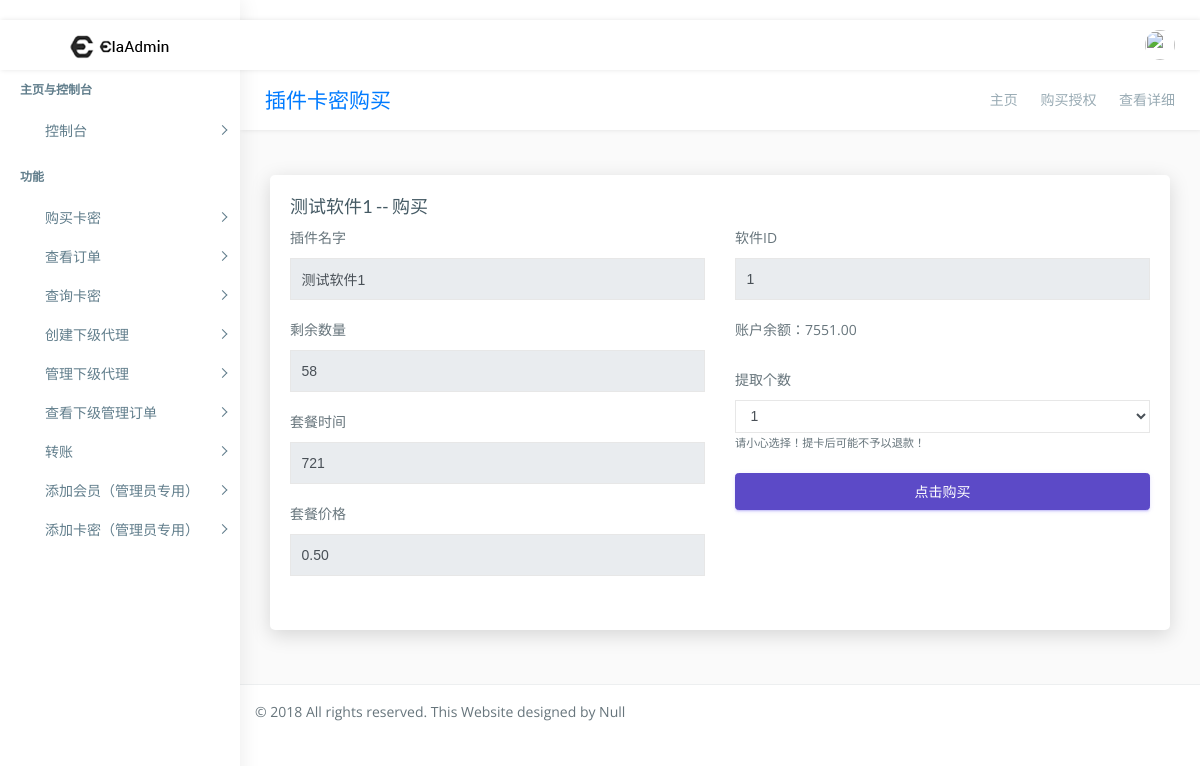
/shop/item/1/ (signed in), run on an earlier commit of the app's database.
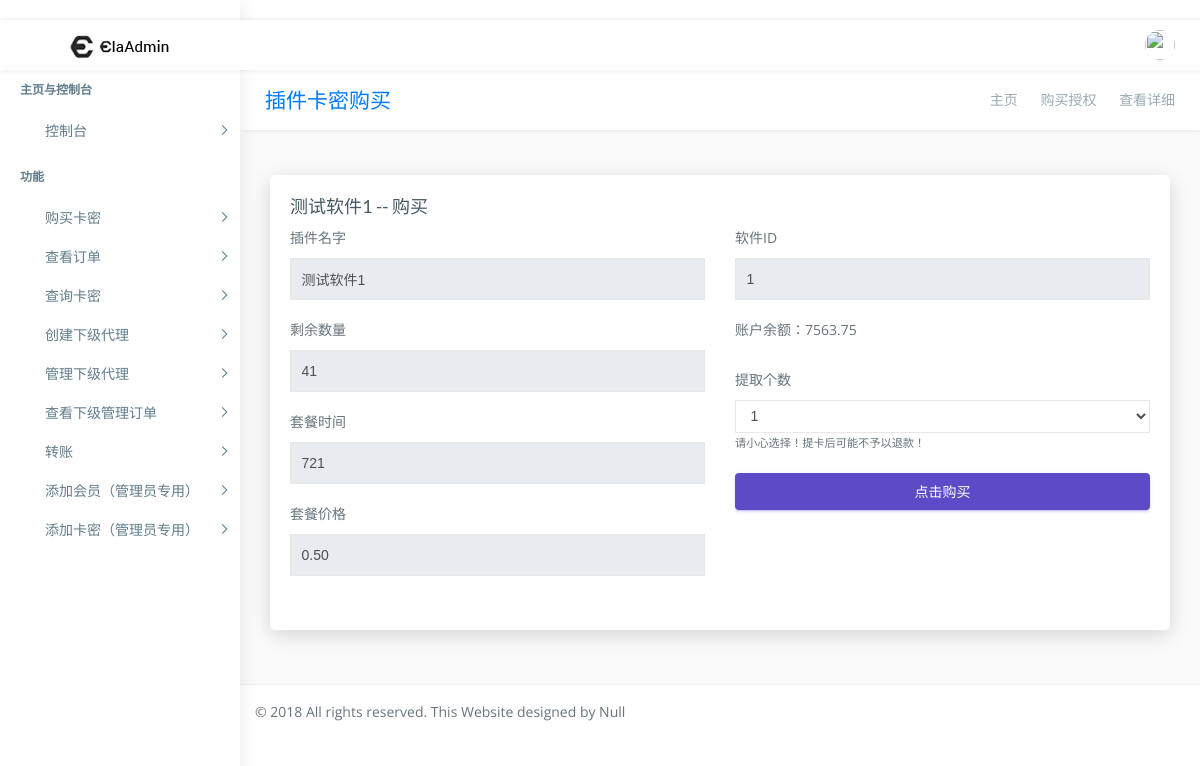
And on a later commit of the database.
### main_app/models.py (models this page shows)
class Others_info(models.Model): #用户信息
    user = models.OneToOneField(User)
    balance = models.DecimalField(max_digits=8,decimal_places=2,verbose_name="用户余额",default=0.00)
    ad = models.CharField(verbose_name="代理广告",max_length=30,default= get1_Code())
    TOKEN = models.CharField(verbose_name="API密链",max_length=15,default=get1_Code())
    level = models.PositiveIntegerField(verbose_name="等级",default=1)
    up_proxy = models.PositiveIntegerField(verbose_name="上级（默认为0，代表没有上级）",default=0)

### main_app/views/web/base_web.py (the view)
# urls.py: url(r'^shop/item/(?P<software_id>[0-9]+)/$',shop_detail,name="shop_detail"),
@login_required
def shop_detail(request, software_id):
    if request.method == 'GET':
        try:
            user_others_info = Others_info.objects.get(user=request.user)
        except:
            return HttpResponse("出现错误！报告错误号：1000。\n 你可能登陆了多个账户或管理员账户，请登出后再操作！")
        user = request.user
        user = get_proxy_account(username=user.username)
        if user == False:
            return HttpResponse("出现错误！报告错误号：1000。\n 你可能登陆了多个账户或管理员账户，请登出后再操作！")
        discount = Decimal(1 - (user[1].level * 0.05))  # 折扣，输出一个浮点数
        software = Software.objects.get(software_id=software_id)
        software_list = {
            "software_cost":"%.2f" % (software.software_cost*discount),
            "software_id":software.software_id,
            "software_name":software.software_name,
            "software_each_time":software.software_each_time,
            "software_version_number":software.software_version_number,
        }
        count = Time_code.objects.filter(software=software,used=False).count()
        list_num = []
        for i in range(1,count+1):
            list_num.append(i)
        context = {"software": software_list, "money": user_others_info.balance,"count":count,"list_num":list_num}
        return render(request,'items-detail.html',context=context)

### main_app/views/web/base_web.py (called while the page is built, shortened)
def get_proxy_account(TOKEN=None,username=None,pk_id = None):
    if TOKEN != None:
        try:
            user_others_info = Others_info.objects.get(TOKEN=TOKEN)
            return [user_others_info.user,user_others_info]
        except:
            return False
    elif username != None:
        try:
            user_object = User.objects.get_by_natural_key(username=username)
            user_others_info = Others_info.objects.get(user=user_object)
            return [user_object,user_others_info]
        except:
            return False

### templates/items-detail.html (shortened to what the changed rows need)
{% extends "base.html" %}
{% load staticfiles %}
{% block wrapper %}
        <div class="page-wrapper">
            <div class="container-fluid">
                <div class="row">
                    <div class="col-lg-12">
                        <div class="card">
                            <div class="card-body">
                                <div class="basic-elements">
                                    <form action="{% url "buy_items" %}" method="post">
                                        <div class="row">
                                            <div class="col-lg-6">
                                                <div class="form-group">
                                                    <label>剩余数量</label>
                                                    <input class="form-control" type="text" value="{{ count }}" disabled="disabled">
                                                </div>
                                            </div>
                                            <div class="col-lg-6">
                                                <div class="form-group">
                                                    <label>账户余额：{{ money }}</label>
                                                </div>
                                            </div>
                                        </div>
                                    </form>
                                </div>
                            </div>
                        </div>
                    </div>
                </div>
            </div>
{% endblock wrapper %}

What changed in the data, as far as the page shows it:
changed Others_info: balance "7551.00" → "7563.75"
Also different on the page:
form field count: "58" → "41"
